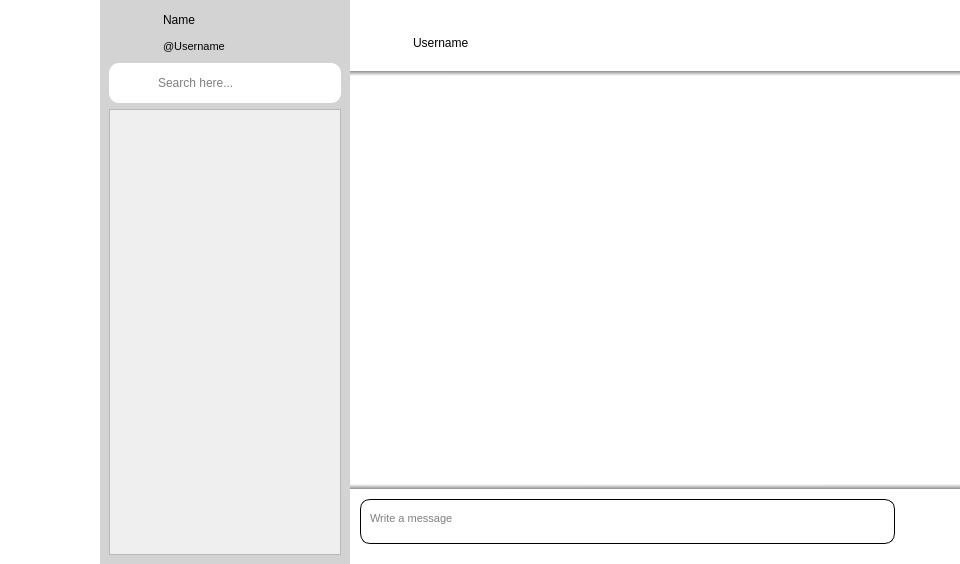
<?xml version="1.0" encoding="UTF-8"?>
<ui version="4.0">
 <class>MainWindow</class>
 <widget class="QMainWindow" name="MainWindow">
  <property name="geometry">
   <rect>
    <x>0</x>
    <y>0</y>
    <width>960</width>
    <height>564</height>
   </rect>
  </property>
  <property name="windowTitle">
   <string>MainWindow</string>
  </property>
  <widget class="QWidget" name="centralwidget">
   <layout class="QHBoxLayout" name="horizontalLayout_3">
    <property name="spacing">
     <number>0</number>
    </property>
    <property name="leftMargin">
     <number>0</number>
    </property>
    <property name="topMargin">
     <number>0</number>
    </property>
    <property name="rightMargin">
     <number>0</number>
    </property>
    <property name="bottomMargin">
     <number>0</number>
    </property>
    <item>
     <widget class="QWidget" name="widget_6" native="true">
      <property name="maximumSize">
       <size>
        <width>100</width>
        <height>16777215</height>
       </size>
      </property>
      <property name="styleSheet">
       <string notr="true">QWidget{
	background-color: rgb(255, 255, 255);
}</string>
      </property>
      <layout class="QVBoxLayout" name="verticalLayout_5">
       <property name="leftMargin">
        <number>0</number>
       </property>
       <property name="topMargin">
        <number>0</number>
       </property>
       <property name="rightMargin">
        <number>0</number>
       </property>
       <property name="bottomMargin">
        <number>0</number>
       </property>
       <item>
        <widget class="QLabel" name="label_4">
         <property name="minimumSize">
          <size>
           <width>100</width>
           <height>100</height>
          </size>
         </property>
         <property name="maximumSize">
          <size>
           <width>100</width>
           <height>100</height>
          </size>
         </property>
         <property name="text">
          <string/>
         </property>
         <property name="pixmap">
          <pixmap>../images/logo.png</pixmap>
         </property>
         <property name="scaledContents">
          <bool>true</bool>
         </property>
         <property name="alignment">
          <set>Qt::AlignCenter</set>
         </property>
         <property name="margin">
          <number>5</number>
         </property>
        </widget>
       </item>
       <item>
        <widget class="QPushButton" name="pushButton_5">
         <property name="cursor">
          <cursorShape>PointingHandCursor</cursorShape>
         </property>
         <property name="styleSheet">
          <string notr="true">QPushButton{
	border:none;
}</string>
         </property>
         <property name="text">
          <string/>
         </property>
         <property name="icon">
          <iconset>
           <normaloff>../images/menu-bar_9073391.png</normaloff>../images/menu-bar_9073391.png</iconset>
         </property>
         <property name="iconSize">
          <size>
           <width>64</width>
           <height>64</height>
          </size>
         </property>
        </widget>
       </item>
       <item>
        <widget class="QPushButton" name="pushButton_7">
         <property name="cursor">
          <cursorShape>PointingHandCursor</cursorShape>
         </property>
         <property name="autoFillBackground">
          <bool>false</bool>
         </property>
         <property name="styleSheet">
          <string notr="true">QPushButton{
	border:none;
}</string>
         </property>
         <property name="text">
          <string/>
         </property>
         <property name="icon">
          <iconset>
           <normaloff>../images/home-button_9073243.png</normaloff>../images/home-button_9073243.png</iconset>
         </property>
         <property name="iconSize">
          <size>
           <width>60</width>
           <height>60</height>
          </size>
         </property>
         <property name="flat">
          <bool>false</bool>
         </property>
        </widget>
       </item>
       <item>
        <spacer name="verticalSpacer">
         <property name="orientation">
          <enum>Qt::Vertical</enum>
         </property>
         <property name="sizeHint" stdset="0">
          <size>
           <width>20</width>
           <height>40</height>
          </size>
         </property>
        </spacer>
       </item>
      </layout>
     </widget>
    </item>
    <item>
     <widget class="QWidget" name="widget_4" native="true">
      <property name="minimumSize">
       <size>
        <width>250</width>
        <height>0</height>
       </size>
      </property>
      <property name="maximumSize">
       <size>
        <width>250</width>
        <height>16777215</height>
       </size>
      </property>
      <property name="styleSheet">
       <string notr="true">QWidget#widget_4{
	background-color: rgb(211, 211, 211);
}</string>
      </property>
      <layout class="QVBoxLayout" name="verticalLayout_3">
       <item>
        <layout class="QHBoxLayout" name="horizontalLayout_4">
         <item>
          <widget class="QPushButton" name="pushButton_3">
           <property name="minimumSize">
            <size>
             <width>48</width>
             <height>48</height>
            </size>
           </property>
           <property name="maximumSize">
            <size>
             <width>48</width>
             <height>48</height>
            </size>
           </property>
           <property name="font">
            <font>
             <kerning>true</kerning>
            </font>
           </property>
           <property name="cursor">
            <cursorShape>PointingHandCursor</cursorShape>
           </property>
           <property name="styleSheet">
            <string notr="true">QPushButton{
	background-color: transparent;
	border:none;
}</string>
           </property>
           <property name="text">
            <string/>
           </property>
           <property name="icon">
            <iconset>
             <normaloff>../images/user-512.png</normaloff>../images/user-512.png</iconset>
           </property>
           <property name="iconSize">
            <size>
             <width>48</width>
             <height>48</height>
            </size>
           </property>
          </widget>
         </item>
         <item>
          <layout class="QVBoxLayout" name="verticalLayout">
           <item>
            <widget class="QLabel" name="label_2">
             <property name="text">
              <string>Name</string>
             </property>
            </widget>
           </item>
           <item>
            <widget class="QLabel" name="label_3">
             <property name="font">
              <font>
               <pointsize>8</pointsize>
              </font>
             </property>
             <property name="text">
              <string>@Username</string>
             </property>
            </widget>
           </item>
          </layout>
         </item>
        </layout>
       </item>
       <item>
        <widget class="QWidget" name="widget_5" native="true">
         <property name="minimumSize">
          <size>
           <width>0</width>
           <height>40</height>
          </size>
         </property>
         <property name="cursor">
          <cursorShape>PointingHandCursor</cursorShape>
         </property>
         <property name="styleSheet">
          <string notr="true">QWidget{
	background-color:white;
	border-radius: 10px;
}</string>
         </property>
         <layout class="QHBoxLayout" name="horizontalLayout_5">
          <property name="spacing">
           <number>10</number>
          </property>
          <property name="leftMargin">
           <number>5</number>
          </property>
          <property name="topMargin">
           <number>0</number>
          </property>
          <property name="rightMargin">
           <number>0</number>
          </property>
          <property name="bottomMargin">
           <number>0</number>
          </property>
          <item>
           <widget class="QPushButton" name="pushButton_4">
            <property name="cursor">
             <cursorShape>ArrowCursor</cursorShape>
            </property>
            <property name="text">
             <string/>
            </property>
            <property name="icon">
             <iconset>
              <normaloff>../images/search-2-512.png</normaloff>../images/search-2-512.png</iconset>
            </property>
            <property name="iconSize">
             <size>
              <width>24</width>
              <height>24</height>
             </size>
            </property>
           </widget>
          </item>
          <item>
           <widget class="QLineEdit" name="lineEdit">
            <property name="placeholderText">
             <string>Search here...</string>
            </property>
           </widget>
          </item>
         </layout>
        </widget>
       </item>
       <item>
        <widget class="QScrollArea" name="scrollArea_2">
         <property name="cursor" stdset="0">
          <cursorShape>ArrowCursor</cursorShape>
         </property>
         <property name="widgetResizable">
          <bool>true</bool>
         </property>
         <property name="alignment">
          <set>Qt::AlignLeading|Qt::AlignLeft|Qt::AlignTop</set>
         </property>
         <widget class="QWidget" name="scrollaccount">
          <property name="geometry">
           <rect>
            <x>0</x>
            <y>0</y>
            <width>230</width>
            <height>442</height>
           </rect>
          </property>
         </widget>
        </widget>
       </item>
      </layout>
     </widget>
    </item>
    <item>
     <widget class="QWidget" name="widget" native="true">
      <property name="styleSheet">
       <string notr="true">QWidget#widget{
	background-color:white;
}</string>
      </property>
      <layout class="QVBoxLayout" name="verticalLayout_2">
       <property name="spacing">
        <number>0</number>
       </property>
       <property name="leftMargin">
        <number>0</number>
       </property>
       <property name="topMargin">
        <number>10</number>
       </property>
       <property name="rightMargin">
        <number>0</number>
       </property>
       <property name="bottomMargin">
        <number>10</number>
       </property>
       <item>
        <widget class="QWidget" name="widget_3" native="true">
         <property name="cursor">
          <cursorShape>PointingHandCursor</cursorShape>
         </property>
         <property name="styleSheet">
          <string notr="true">QWidget#widget_3{
	border-bottom: 5px solid qlineargradient(spread:pad, x1:0.493, y1:0, x2:0.489, y2:1, stop:0 rgba(144, 144, 144, 255), stop:1 rgba(255, 255, 255, 255));
}</string>
         </property>
         <layout class="QHBoxLayout" name="horizontalLayout_2">
          <item>
           <widget class="QPushButton" name="pushButton_2">
            <property name="minimumSize">
             <size>
              <width>48</width>
              <height>48</height>
             </size>
            </property>
            <property name="maximumSize">
             <size>
              <width>48</width>
              <height>48</height>
             </size>
            </property>
            <property name="cursor">
             <cursorShape>PointingHandCursor</cursorShape>
            </property>
            <property name="styleSheet">
             <string notr="true">QPushButton{
	background-color: transparent;
	border:none;
}</string>
            </property>
            <property name="text">
             <string/>
            </property>
            <property name="icon">
             <iconset>
              <normaloff>../images/assistant-512.png</normaloff>../images/assistant-512.png</iconset>
            </property>
            <property name="iconSize">
             <size>
              <width>48</width>
              <height>48</height>
             </size>
            </property>
           </widget>
          </item>
          <item>
           <widget class="QLabel" name="label">
            <property name="text">
             <string>Username</string>
            </property>
           </widget>
          </item>
         </layout>
        </widget>
       </item>
       <item>
        <widget class="QScrollArea" name="scrollArea">
         <property name="styleSheet">
          <string notr="true">QScrollArea{
	border:none;
	background-color:transparent;
}</string>
         </property>
         <property name="verticalScrollBarPolicy">
          <enum>Qt::ScrollBarAlwaysOff</enum>
         </property>
         <property name="horizontalScrollBarPolicy">
          <enum>Qt::ScrollBarAlwaysOff</enum>
         </property>
         <property name="widgetResizable">
          <bool>true</bool>
         </property>
         <widget class="QWidget" name="scrollcontent">
          <property name="geometry">
           <rect>
            <x>0</x>
            <y>0</y>
            <width>610</width>
            <height>10000</height>
           </rect>
          </property>
          <property name="minimumSize">
           <size>
            <width>0</width>
            <height>10000</height>
           </size>
          </property>
          <property name="styleSheet">
           <string notr="true">QWidget#scrollcontent{
	background-color: transparent;
}</string>
          </property>
         </widget>
        </widget>
       </item>
       <item>
        <widget class="QWidget" name="widget_2" native="true">
         <property name="minimumSize">
          <size>
           <width>0</width>
           <height>70</height>
          </size>
         </property>
         <property name="maximumSize">
          <size>
           <width>16777215</width>
           <height>70</height>
          </size>
         </property>
         <property name="styleSheet">
          <string notr="true">QWidget#widget_2{
	border-top: 5px solid qlineargradient(spread:pad, x1:0.4799, y1:1, x2:0.467166, y2:0, stop:0 rgba(144, 144, 144, 255), stop:1 rgba(255, 255, 255, 255));
}</string>
         </property>
         <layout class="QHBoxLayout" name="horizontalLayout">
          <property name="spacing">
           <number>5</number>
          </property>
          <property name="leftMargin">
           <number>10</number>
          </property>
          <property name="topMargin">
           <number>15</number>
          </property>
          <property name="rightMargin">
           <number>10</number>
          </property>
          <property name="bottomMargin">
           <number>10</number>
          </property>
          <item>
           <widget class="QTextEdit" name="textEdit">
            <property name="font">
             <font>
              <pointsize>8</pointsize>
             </font>
            </property>
            <property name="styleSheet">
             <string notr="true">QTextEdit{
	background-color:transparent;
	border-radius:10px;
	border: 1px solid #000000;	
	padding-left:5px;
	padding-top:8px;
	padding-right:5px;
}
QTextEdit:focus{
	border: 1px solid rgb(85, 170, 255);
}</string>
            </property>
            <property name="verticalScrollBarPolicy">
             <enum>Qt::ScrollBarAlwaysOff</enum>
            </property>
            <property name="horizontalScrollBarPolicy">
             <enum>Qt::ScrollBarAlwaysOff</enum>
            </property>
            <property name="sizeAdjustPolicy">
             <enum>QAbstractScrollArea::AdjustToContents</enum>
            </property>
            <property name="placeholderText">
             <string>Write a message</string>
            </property>
           </widget>
          </item>
          <item>
           <widget class="QPushButton" name="pushButton">
            <property name="minimumSize">
             <size>
              <width>50</width>
              <height>40</height>
             </size>
            </property>
            <property name="maximumSize">
             <size>
              <width>50</width>
              <height>40</height>
             </size>
            </property>
            <property name="cursor">
             <cursorShape>PointingHandCursor</cursorShape>
            </property>
            <property name="styleSheet">
             <string notr="true">QPushButton#pushButton{
	border: none;
}</string>
            </property>
            <property name="text">
             <string/>
            </property>
            <property name="icon">
             <iconset>
              <normaloff>../images/paper-plane_9449259.png</normaloff>../images/paper-plane_9449259.png</iconset>
            </property>
            <property name="iconSize">
             <size>
              <width>50</width>
              <height>30</height>
             </size>
            </property>
           </widget>
          </item>
         </layout>
        </widget>
       </item>
      </layout>
     </widget>
    </item>
   </layout>
  </widget>
 </widget>
 <resources/>
 <connections/>
</ui>
